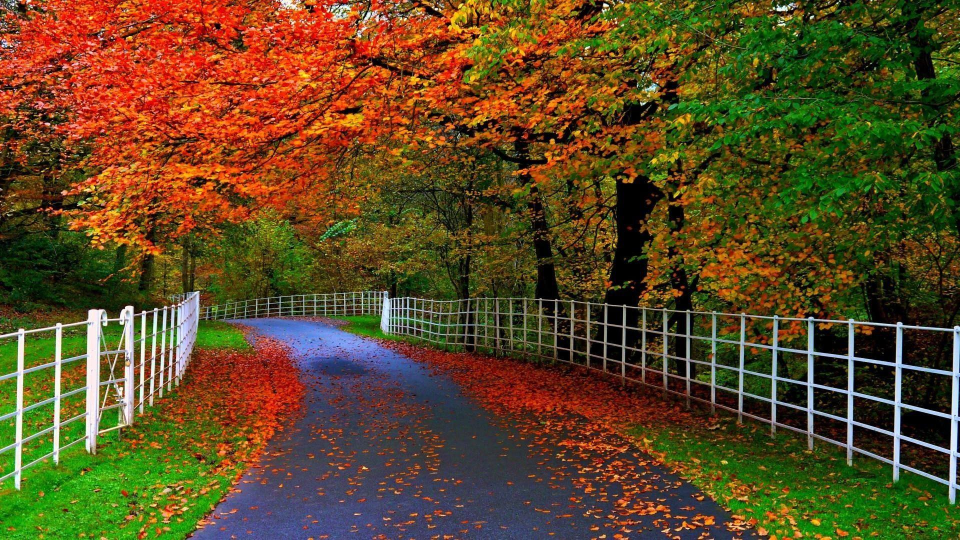
#> input picture nature.jpg, 1920 x 1080 px (shown at 1/2 size)
$ jupyter execute Assignment1-_Github_and_Python.ipynb
#> lines starting #> are read from the running program, lines starting #| are printed output that depends on the picture; long printed decimals are rounded
I hope by now, you have installed Python and Jupyter Notebook and now know some basic shorcuts to work with it, if not look at the documentation-https://jupyter-notebook.readthedocs.io/en/stable/.

We will next look at version controlling and some hands on tasks on python. For version controlling we will use a free open-source version control software Git.

To install git follow https://git-scm.com/book/en/v2/Getting-Started-Installing-Git. After that create an account on Github which is a version control platform that uses git.

After you are done, fire your terminal and setup git on your local system.
```
git config --global user.name "John Doe"
git config --global user.email johndoe@example.com
```

Now go to Github and create a repository. Get that repository to your local system. Hint- search ```git clone``` and learn about it. After creating a repository and cloning it into your local system, we will commit and push this file into the repository. So move this notebook to the cloned repo and then search how to commit and push into github repository.

```Hint : git add, git status, git commit, git push will be helpful```

Let's get started. So this assignment is a basic assignment on Python3.0 and some basic libraries. Import all the required libraries in the cell below this.

[cell 1]
#your code here
import numpy as np
import pandas as pd
import matplotlib.pyplot as plt
import sklearn
import time

Your first task is very simple. Create a string to store your name and then append your favorite number to it. If you don't know how to get started with python basic commands, search for w3school python tutorial and have a look at them.

[cell 2]
#your code here
a="Shubham"
a=a+"26"
print(a)

Implement a python function Mult(X,Y) that takes input 2 matrices X and Y and calculates their product (Use brute force looping method).

[cell 3]
#your code here
def Mult(X,Y):
    temp=np.zeros((len(X[0]),len(Y)))
    for i in range(len(X)):
        for j in range(len(Y[0])):
             for k in range(len(Y)):
                temp[i][j]+=X[i][k]*Y[k][j]
    return temp

Create a square matrix of size 100X100 with random values from 0 to 1 using numpy(you have to import numpy at this stage) and multiply it with itself with the help of Mult(X,Y) function. Use time module to measure how long the multiplication takes. If you are stuck and don't know how to use and install new library/module Google about it.

[cell 4]
import time

[cell 5]
#your code here
x=np.random.rand(100,100)
tic1=time.time()
Mult(x,x)
toc1=time.time()
print("Time Required : ",toc1-tic1)

Now search how to multiply two numpy arrays using a numpy utility function. dot() will be helpful. Similary measure the time that numpy takes to make this multiplication and compare it with above.

[cell 6]
#your code here
tic2=time.time()
x.dot(x)
toc2=time.time()
print("Time Required : ",toc2-tic2)

It's now time to save and make a commit, similar to above and push the current state to github. Again same set of commands.

Now you want to use your roll number instead of your name in the very first task. Go ahead and do it and make a commit, don't push it this time. Now you think that your identity should not be limited to a number, so you want to again revert back, but you want to do so without changing the code. Git has your back here. Google how to rever a commit and go back to your initial state. Hint- https://opensource.com/article/18/6/git-reset-revert-rebase-commands

Let's march ahead with python. We will use import an image(you can use any image, get it to your directory and start working). Google how to import an image in python(Search about OpenCV/PIL library). Convert the image into grayscale and show the image.(to show you can use cv2 and also you can use matplotlib, Google both the methods)

[cell 7]
#your code here
import cv2
path=r'nature.jpg'
img=cv2.imread(path)
#> img is the input picture: shape (1080, 1920, 3); mean B, G, R 36.1, 72.4, 93.3
grayscale_img=cv2.imread(path,cv2.IMREAD_GRAYSCALE)
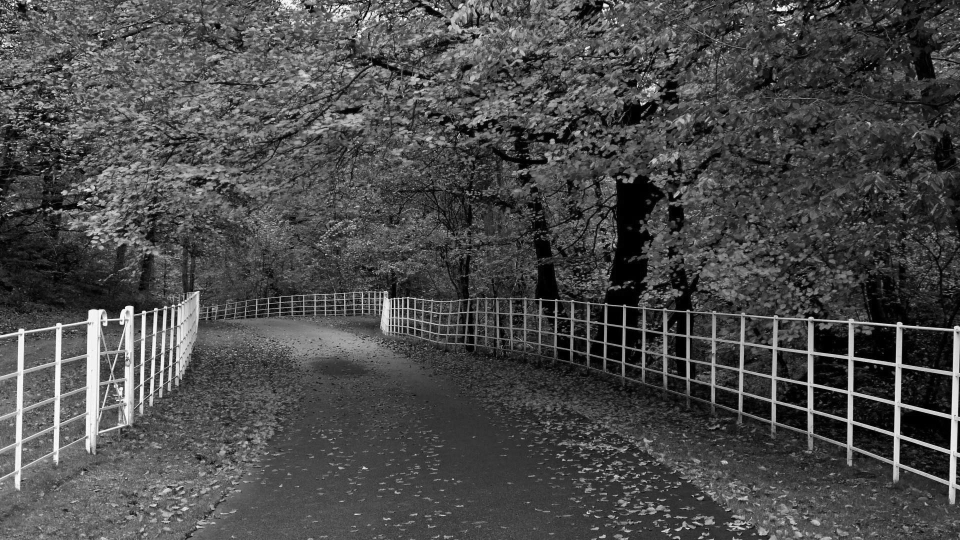
#> grayscale_img: shape (1080, 1920) (shown at 1/2 size); min 0, max 255, mean 74.4
plt.imshow(grayscale_img)

Now we will see git branching in action. So basically let's say you and your friend are working on the same project. One utility git provides that you both can independently work without affecting each other. To do so we create branches. So now create a new branch with branchname as your name and checkout to that branch. Hint - ```git branch``` (I am once again asking you to Google xD) Search about other options for git branch. Now whatever you will implement will be done in your branch and won't affect the entire application.

So let's do something in your branch. Now crop the image into a new image, to get a new image which is 1/4th the size of the original image.(keep only the topleft portion). Apply a gaussian blur on the cropped image and again print the image to see the effects.

[cell 8]
#your code here
height,width=img.shape[:2]
#> height = 1080; width = 1920
cropped_img=img[:int(height/2),:int(width/2)]
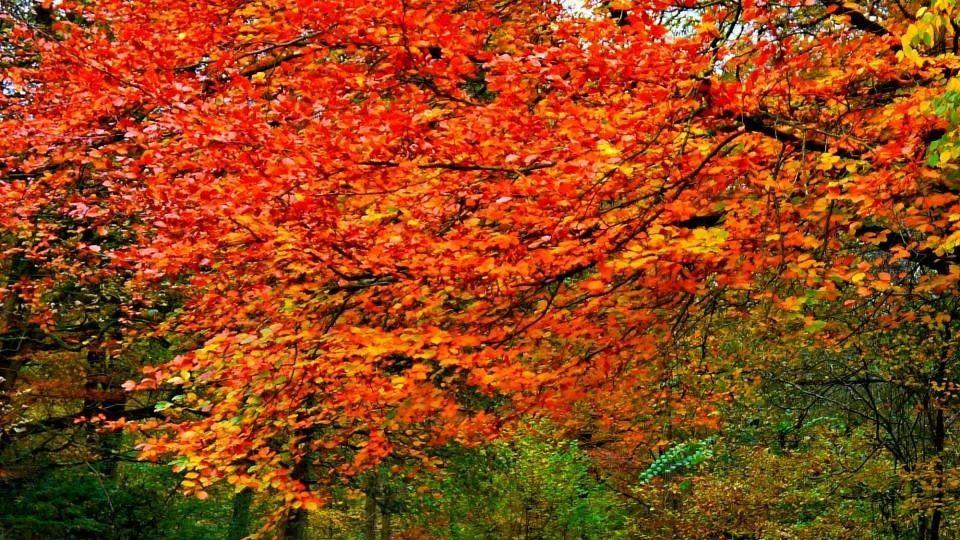
#> cropped_img: shape (540, 960, 3); mean B, G, R 27, 68.6, 145.1
plt.imshow(cropped_img)

Now calculate the mean and median pixel values of the cropped image. Numpy will come in handy. Now we will do histogramming of the pixels. Search about calcHist function from cv2 library to build the histogram. Now plot the histogram using matplotlib library (don't forget to import it xP)

[cell 9]
#your code here
mean_img=img.mean()
#> mean_img = 67.28
median_img=np.median(img)
#> median_img = 53
print("Mean of image Pixels: ",mean_img)
#| Mean of image Pixels:  67.278
print("Median of image Pixels: ",median_img)
#| Median of image Pixels:  53.0
hist=plt.hist(cropped_img.ravel(),256,[0,256])
plt.ylim([0,14000])
plt.show()
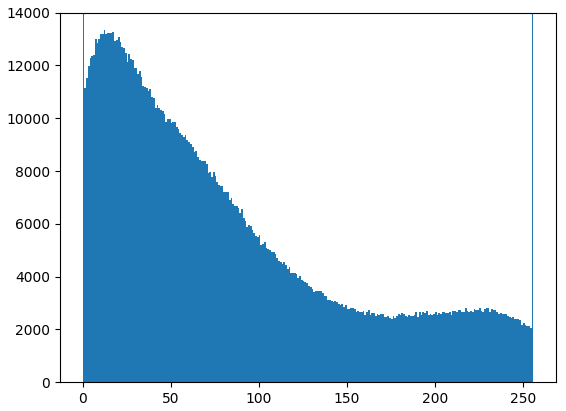
#> figure drawn by matplotlib, 1 panel; tallest bar 99462 high, from x = 0 to 1

### So now you have completed working on your cropped Image. That brings you back to commit and push. So here you have to push from your branch only, because you have committed on that branch. Google how to do that.

Impressed with your work, you finally decided that your work on your branch should be there on the main project(which is the main branch). So you want to merge your branch to main branch. Google how to do that. ```Hint - git merge```. Here do find out about merge conflicts(beleive me you don't want them). Again a merge command is itself a commit, so you have to again push it to github. Now finally we are in the main branch. You can use another utility command ```git log``` to see your entire commit history.

Let's now do some so called "cool" stuff with the image to realise the chadness of python libraries. In the original image(not the cropped one) we will do edge detection(we will use canny edge detection method which is a common method). Surprisingly openCV handles it very easily. To know how - https://docs.opencv.org/master/da/d22/tutorial_py_canny.html .

[cell 10]
#your code here
edges=cv2.Canny(img,100,200)
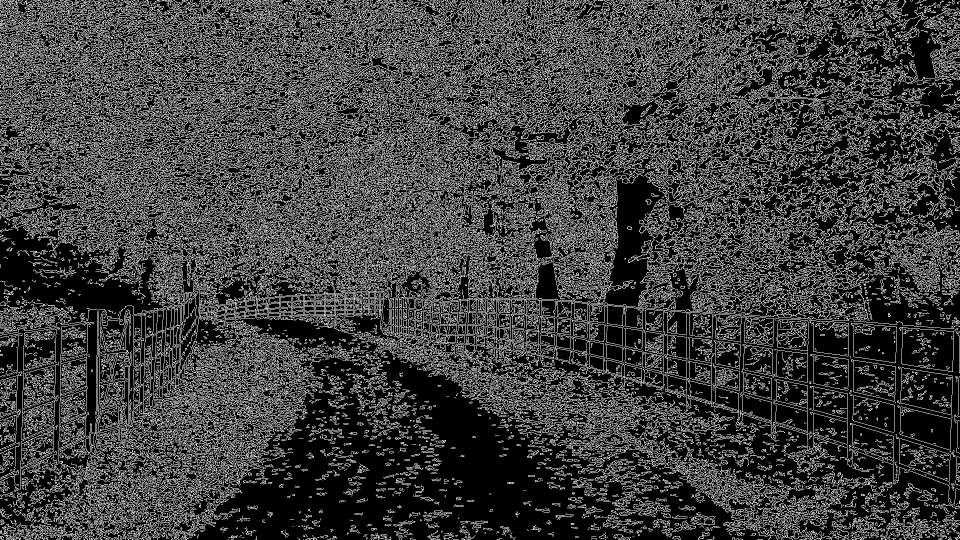
#> edges: shape (1080, 1920) (shown at 1/2 size); 24.6% white in thin lines or dots
plt.imshow(edges)
plt.title('Edge Image')
plt.show()
